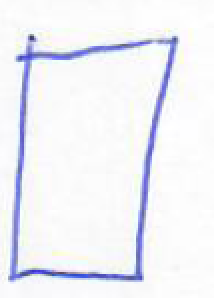
//> input picture all-images/square/q10-2.PNG, 107 x 149 px (shown 2 times larger)
$ ./momentos_csv   (built with g++ and OpenCV 4)
//> lines starting //> are read from the running program, lines starting //| are printed output that depends on the picture; after the words box and inside, x2 and y2 are one past the last pixel; in counts of white or black regions, pixels touching at a corner belong together
//> further down, image is the input picture: 149 rows x 107 cols, CV_8UC3; mean B, G, R 246.7, 240.8, 239.9
#include <iostream>
#include <filesystem>
#include <opencv2/opencv.hpp>
#include <opencv2/ximgproc.hpp> // Para la esqueletización
#include <fstream>

using namespace std;
using namespace cv;
namespace fs = std::filesystem;

// Función para calcular los Momentos de Hu después de la esqueletización
void calculateHuMoments(const Mat &image, vector<double> &huMoments)
{
    Size targetSize(160, 160); // Tamaño objetivo
    Mat resizedImage;
    resize(image, resizedImage, targetSize, 0, 0, INTER_LINEAR);
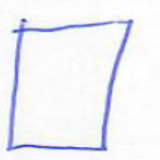
//> resizedImage: 160 rows x 160 cols, CV_8UC3; mean B, G, R 246.6, 240.7, 239.8

    // Convertir la imagen a escala de grises
    Mat gray;
    cvtColor(resizedImage, gray, COLOR_BGR2GRAY);
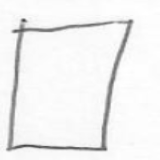
//> gray: 160 rows x 160 cols, CV_8UC1; min 69, max 255, mean 241.1
    // imshow("Original", image);

    // Aplicar umbral binario con inversión de colores
    Mat binary;
    threshold(gray, binary, 235, 255, THRESH_BINARY_INV);
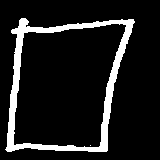
//> binary: 160 rows x 160 cols, CV_8UC1; 11.3% white; 2 white regions (1 under 20 px), largest, box (x1, y1, x2, y2) and area: (5, 18, 135, 152) 2888
    // imshow("Threshold Inverted", binary);

    // Definir el kernel para la erosión y dilatación
    Mat kernel = getStructuringElement(MORPH_RECT, Size(3, 3));

    // Aplicar erosión para eliminar pequeños ruidos
    Mat eroded;
    erode(binary, eroded, kernel, Point(-1, -1), 1);
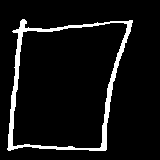
//> eroded: 160 rows x 160 cols, CV_8UC1; 7.1% white; 1 white region, box (x1, y1, x2, y2) and area: (7, 19, 133, 151) 1824
    // imshow("Eroded", eroded);

    // Aplicar dilatación para restaurar la estructura de la figura
    Mat dilated;
    dilate(eroded, dilated, kernel, Point(-1, -1), 1);
//> dilated: 160 rows x 160 cols, CV_8UC1; 11.2% white; 1 white region, box (x1, y1, x2, y2) and area: (6, 18, 134, 152) 2874
    // imshow("Dilated", dilated);

    // Esqueletización usando el método de Zhang-Suen
    Mat skeleton;
    ximgproc::thinning(dilated, skeleton, ximgproc::THINNING_ZHANGSUEN);
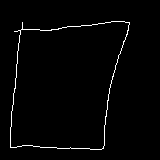
//> skeleton: 160 rows x 160 cols, CV_8UC1; 1.8% white in thin lines or dots, all inside (x1, y1, x2, y2) = (10, 21, 130, 150)
    // imshow("Skeleton", skeleton);

    // Calcular los momentos a partir de la imagen esqueletizada
    Moments m = moments(skeleton, true);
//> m = moments, m00 467, centre m10/m00, m01/m00 = (64.93, 82.39)

    // Calcular los momentos de Hu
    double hu[7];
    HuMoments(m, hu);
//> hu = [8.88, 3.61, 14.84, 0.476, 0.0459, -0.391, 1.26]

    // Guardar los valores en el vector
    huMoments.assign(hu, hu + 7);
//> huMoments = [8.88, 3.61, 14.84, 0.476, 0.0459, -0.391, 1.26]

    // waitKey(0);
    // destroyAllWindows();
}

int main()
{
    string basePath = "/home/mateo/Escritorio/U/Vision_Computador/Unidad_3/Practicas/Practica_3.1/all-images";   // Ruta base del dataset
    string outputCSV = "figureshu.csv"; // Archivo de salida
    ofstream datasetFile(outputCSV);

    // Recorrer cada carpeta (circle, triangle, square)
    for (const auto &dirEntry : fs::directory_iterator(basePath))
    {
        if (fs::is_directory(dirEntry))
        {
            string className = dirEntry.path().filename().string(); // Nombre de la clase (circle, triangle, square)
            for (const auto &fileEntry : fs::directory_iterator(dirEntry.path()))
            {
                if (fs::is_regular_file(fileEntry))
                {
                    string filePath = fileEntry.path().string();            // Ruta completa de la imagen
                    string fileName = fileEntry.path().filename().string(); // Nombre del archivo

                    // Leer la imagen
                    Mat image = imread(filePath);

                    // Verificar si la imagen fue leída correctamente
                    if (image.empty())
                    {
                        cerr << "Error al leer la imagen: " << filePath << endl;
                        continue;
                    }

                    // Calcular los 7 Momentos de Hu
                    vector<double> huMoments;
                    calculateHuMoments(image, huMoments);
//> huMoments = [8.88, 3.61, 14.84, 0.476, 0.0459, -0.391, 1.26]

                    // Escribir los datos en el archivo CSV
                    datasetFile << className << "," << fileName;
                    for (const auto &moment : huMoments)
                    {
                        datasetFile << "," << moment;
                    }
//> this loop made 7 passes
//> moment on passes 1 to 7: 8.88, 3.61, 14.84, 0.476, 0.0459, -0.391, 1.26
                    datasetFile << "\n";
                }
            }
        }
    }
//> pass 2 of the loop `for (const auto &dirEntry : fs::directory_iterator(basePath))`:
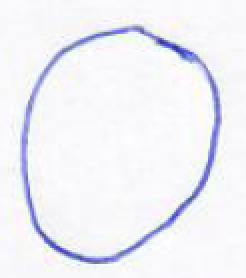
//> input picture all-images/circle/c1-2.PNG, 123 x 139 px (shown 2 times larger)
//> image is the input picture: 139 rows x 123 cols, CV_8UC3; mean B, G, R 247, 241.2, 240.6
//> in calculateHuMoments (call 2), `threshold(gray, binary, 235, 255, THRESH_BINARY_INV);`:
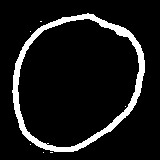
//> binary: 160 rows x 160 cols, CV_8UC1; 9.3% white; 7 white regions (6 under 20 px), largest, box (x1, y1, x2, y2) and area: (12, 13, 145, 152) 2378
//> eroded: 160 rows x 160 cols, CV_8UC1; 5.2% white; 1 white region, box (x1, y1, x2, y2) and area: (13, 15, 144, 151) 1334
//> dilated: 160 rows x 160 cols, CV_8UC1; 9.3% white; 1 white region, box (x1, y1, x2, y2) and area: (12, 14, 145, 152) 2374
//> in calculateHuMoments (call 2), `ximgproc::thinning(dilated, skeleton, ximgproc::THINNING_ZHANGSUEN);`:
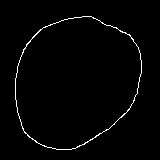
//> skeleton: 160 rows x 160 cols, CV_8UC1; 1.7% white in thin lines or dots, all inside (x1, y1, x2, y2) = (15, 16, 142, 150)
//> m = moments, m00 427, centre m10/m00, m01/m00 = (74.77, 81.56)
//> hu = [9.74, 1.44, 8.97, 0.135, 0.105, -0.0661, -0.105]
//> the loop `for (const auto &moment : huMoments)` made 7 passes
//> moment on passes 1 to 7: 9.74, 1.44, 8.97, 0.135, 0.105, -0.0661, -0.105

    // Cerrar el archivo CSV
    datasetFile.close();

    cout << "Dataset creado exitosamente en " << outputCSV << endl;
    return 0;
}
